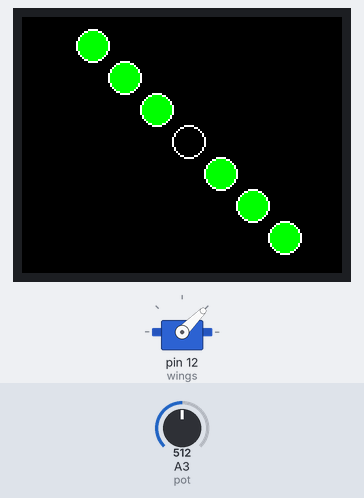
The sketch below on a simulated Arduino Uno, built with avr-gcc and run on an emulated ATmega328P. Shown: 160×128 colour display, servo. The test bench sets the inputs (shaded band); at power-on: A3 (pot) = 512.

Above: at 1.2 s.
1.3 s: A3 (pot) set to 1023
At 1.7 s:
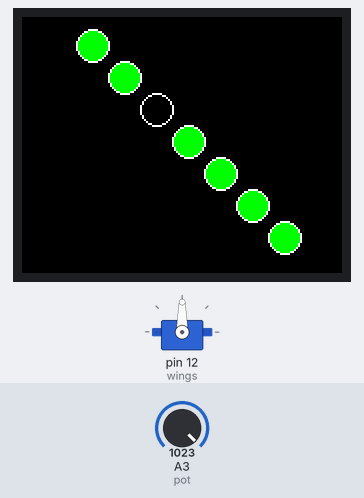
3.4 s: A3 (pot) set to 0
At 3.5 s:
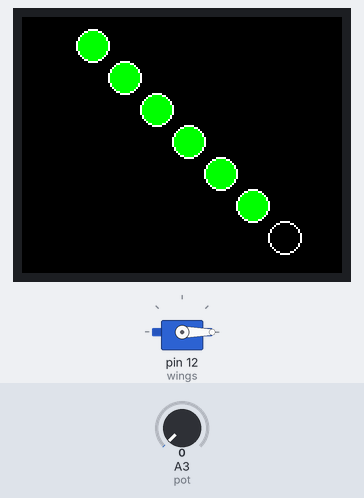
5.3 s: A3 (pot) set to 306
At 5.67 s:
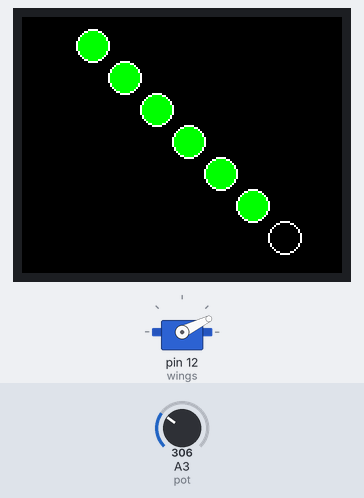
7.5 s: A3 (pot) set to 716
At 7.93 s:
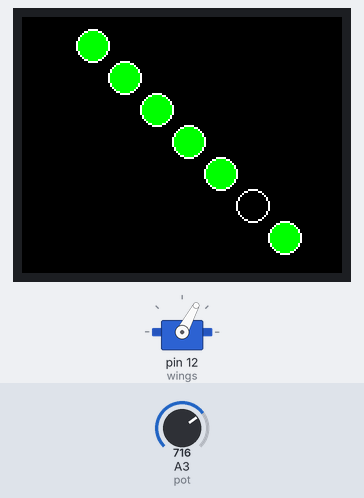
Timing chart, 0 to 10.5 s (numbered marks = the images above; inputs shaded):
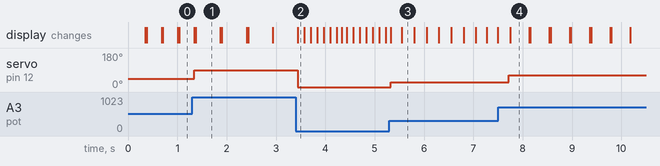

Measured:
- after the input at 1.3 s, servo on pin 12 (wings): 45° → 90° at once
- after the input at 3.4 s, servo on pin 12 (wings): 90° → 0° at once
- after the input at 5.3 s, servo on pin 12 (wings): 0° → 26° at once
- after the input at 7.5 s, servo on pin 12 (wings): 26° → 62° after 0.22 s
- what the display in image 1 shows lasts 0.5 s, from 1.4 s to 1.9 s

The sketch:

Ectoscreen.ino
```cpp
#include <TFT.h>
#include <SPI.h>
#include <SD.h>
#include <Servo.h>

#define sd_cs     4
#define lcd_cs   10
#define dc        0
#define rst       1
#define radius    8

int ycenters[] = {110, 94, 78, 62, 46, 30, 14};
int xcenters[] = {131, 115, 99, 83, 67, 51, 35};

int xPos = 80;
int yPos = 64;

int xDir = 1;
int yDir = 1;

int xPrev = xPos;
int yPrev = yPos;

int pot = A3;

Servo wings;

TFT TFTscreen = TFT(lcd_cs, dc, rst);

void setup() {
  TFTscreen.begin();
  TFTscreen.background(0, 0, 0);
  TFTscreen.fill(0, 255, 0);
  for (int i=0; i < 7; i += 1){
    TFTscreen.circle(xcenters[i], ycenters[i], radius);
  }
  wings.attach(12);
}

void loop() {
  for (int i = 0; i < 7; i += 1){
    wings.write(map(analogRead(pot), 0, 1023, 0, 90));
    TFTscreen.fill(0, 0, 0);
    TFTscreen.circle(xcenters[i], ycenters[i], radius);
    delay(map(analogRead(pot), 0, 1023, 100, 500));
    wings.write(map(analogRead(pot), 0, 1023, 0, 90));
    TFTscreen.fill(0, 255, 0);
    TFTscreen.circle(xcenters[i], ycenters[i], radius);
    //delay(map(analogRead(pot), 0, 1023, 50, 250));
    if (i==6){
     delay(map(analogRead(pot), 0, 1023, 100, 500));
    }
    else {
      delay(25);
    }
  }
}
```
